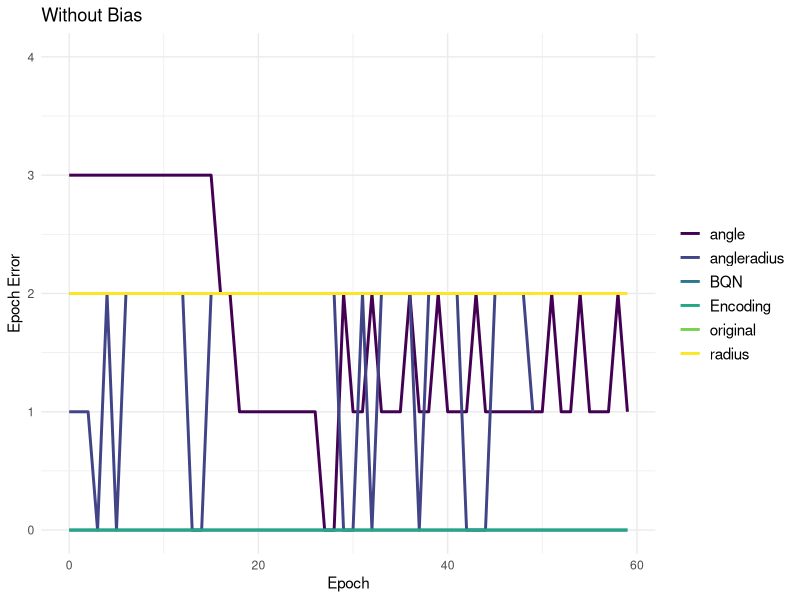
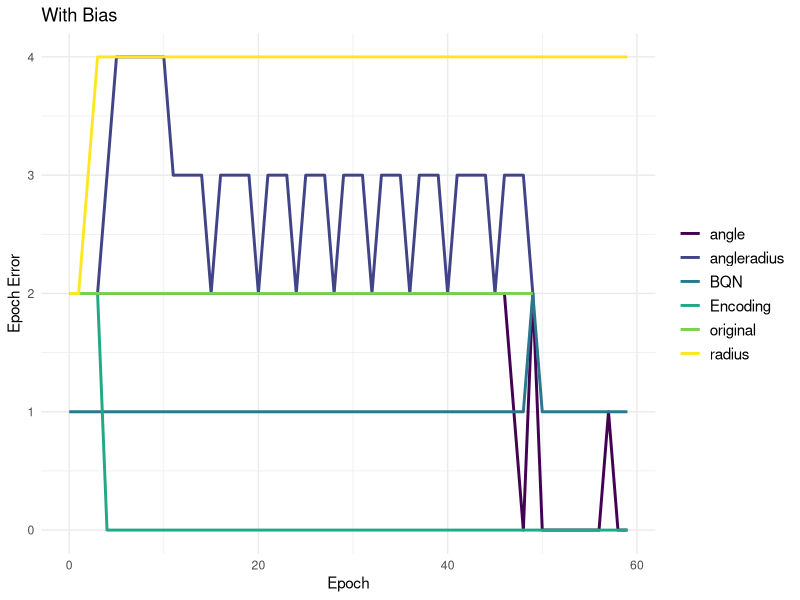
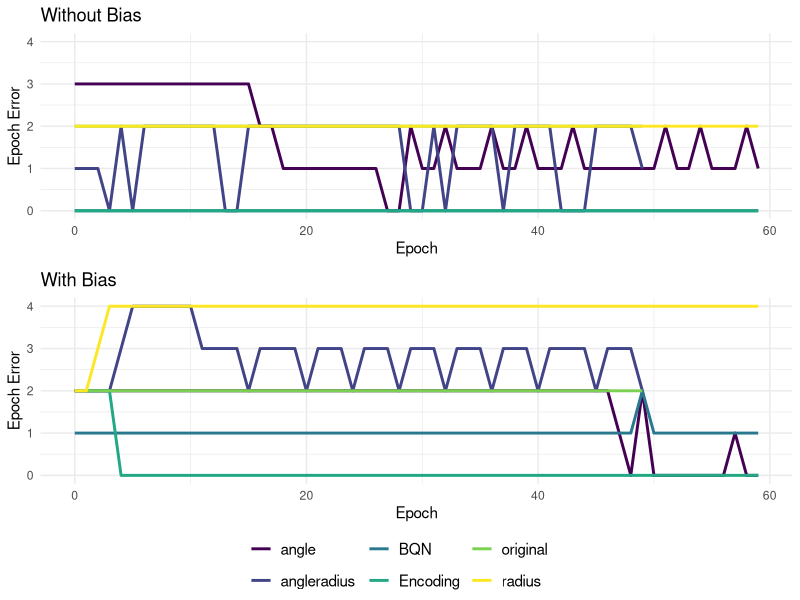
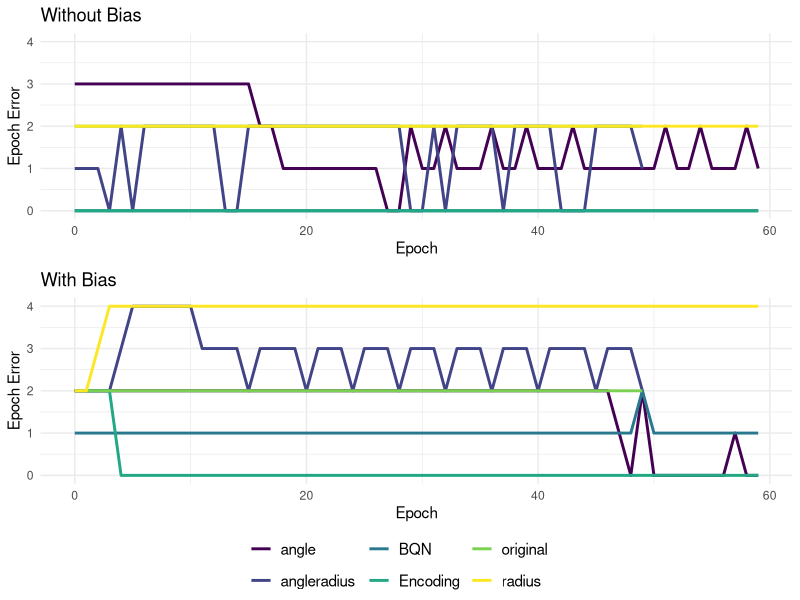

Here is the R script that generated these plots, in order:

library(readr)
library(viridis)
library(dplyr)
library(ggplot2)
library(ggpubr)
library(stringr)
library(viridis)
library(data.table)


xornobias = rbind(read_csv('data_and_results/XOR/error_by_epoch_nobias.csv'), 
                  read_csv('data_and_results/XOR/error_by_epoch_nobias_encoding.csv')[1:60,])


p1 = ggplot(xornobias, aes(x=epoch, y=value, group=model, color=model)) +
  geom_line(size=1) +
  scale_color_viridis(discrete = TRUE) +
  labs(x='Epoch', y="Epoch Error", title='Without Bias')+
  theme_minimal()+
  scale_y_continuous(limits=c(0,4))+
  theme(legend.title = element_blank(), 
        legend.text = element_text(size=11))+
  guides(color = guide_legend(override.aes = list(size = 4) ) )
p1


xorbias = rbind(read_csv('data_and_results/XOR/error_by_epoch_bias.csv'), 
                  read_csv('data_and_results/XOR/error_by_epoch_bias_encoding.csv')[1:60,])

p2 = ggplot(xorbias, aes(x=epoch, y=value, group=model, color=model)) +
  geom_line(size=1) +
  scale_color_viridis(discrete = TRUE) +
  labs(x='Epoch', y="Epoch Error", title='With Bias')+
  theme_minimal() +
  theme(legend.title = element_blank(), 
        legend.text = element_text(size=11))+
  guides(color = guide_legend(override.aes = list(size = 4)) )

p2

ggarrange(p1, p2, ncol = 1, nrow = 2, common.legend = T, legend='bottom')
ggsave('data_and_results/XOR/xor-epoch.png', height = 5, width = 7, units = 'in')  
